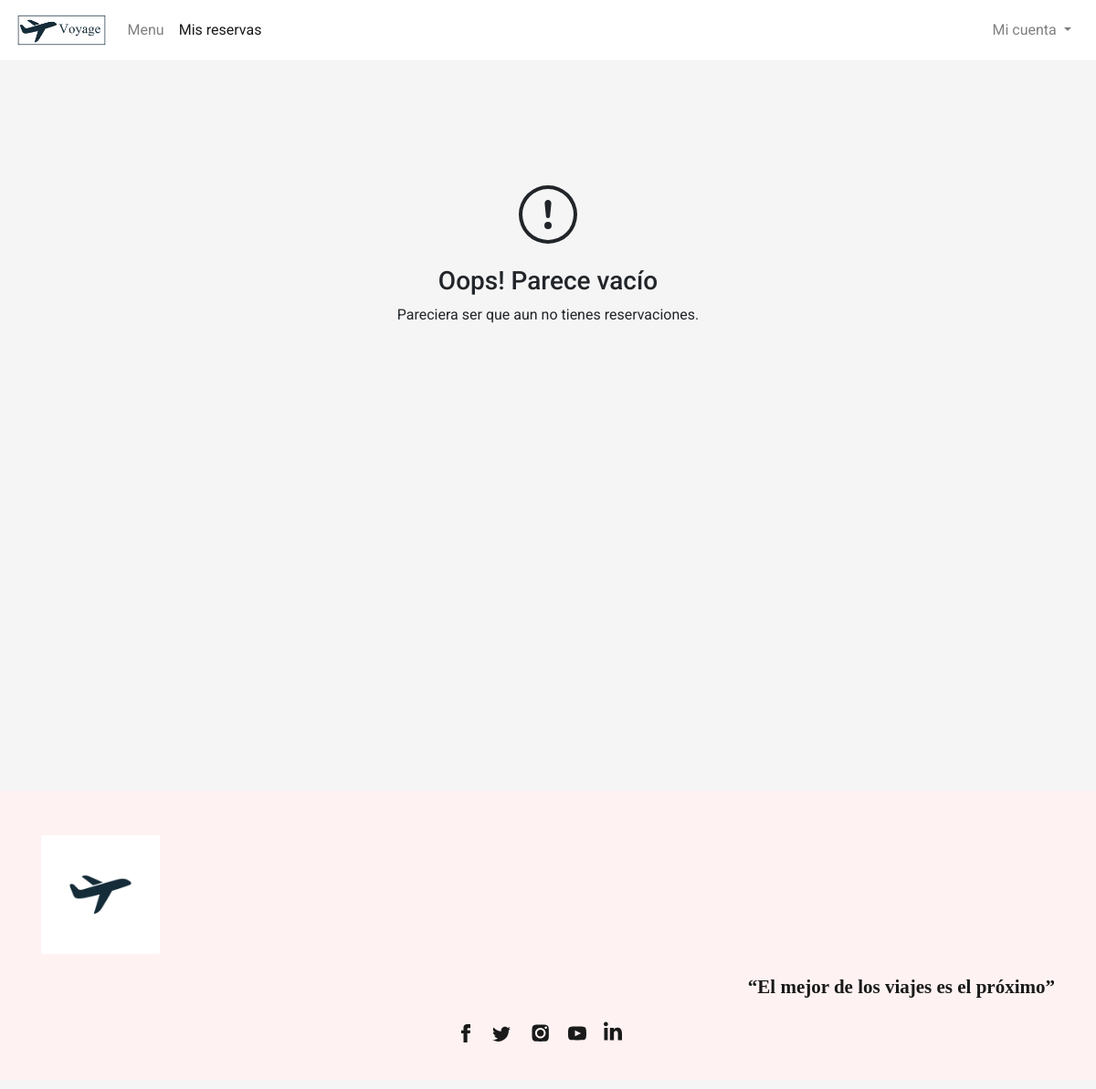
The page /flight/bookings (signed in) on the database as committed earlier.
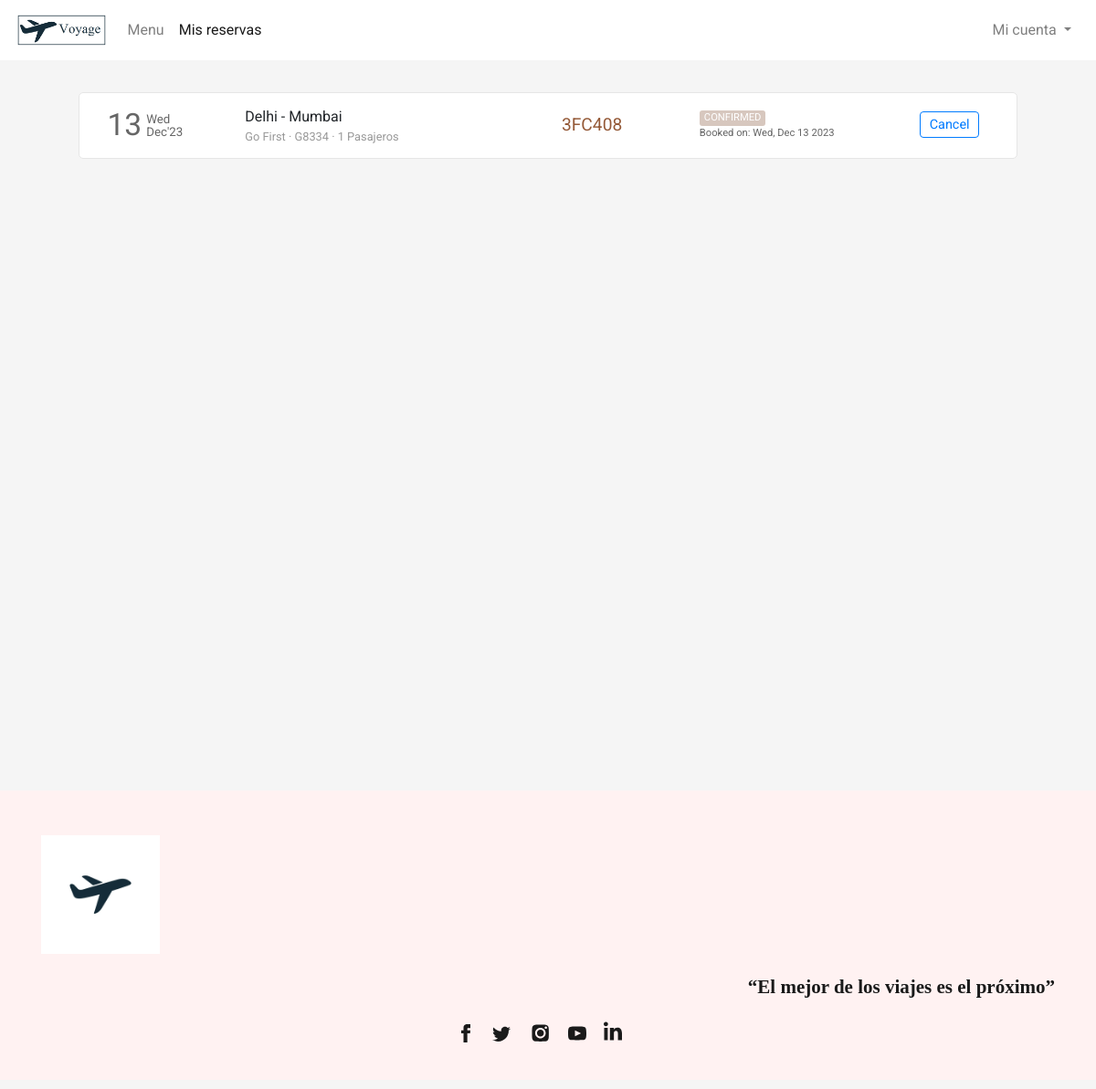
The same page on the database as committed later.
### flight/models.py (models this page shows, shortened)
class Ticket(models.Model):
    user = models.ForeignKey(User,on_delete=models.CASCADE,related_name="bookings", blank=True, null=True)
    ref_no = models.CharField(max_length=6, unique=True)
    passengers = models.ManyToManyField(Passenger, related_name="flight_tickets")
    flight = models.ForeignKey(Flight, on_delete=models.CASCADE, related_name="tickets", blank=True, null=True)
    flight_ddate = models.DateField(blank=True, null=True)
    flight_adate = models.DateField(blank=True, null=True)
    flight_fare = models.FloatField(blank=True,null=True)
    other_charges = models.FloatField(blank=True,null=True)
    coupon_used = models.CharField(max_length=15,blank=True)
    coupon_discount = models.FloatField(default=0.0)
    total_fare = models.FloatField(blank=True, null=True)
    seat_class = models.CharField(max_length=20, choices=SEAT_CLASS)
    booking_date = models.DateTimeField(default=datetime.now)
    mobile = models.CharField(max_length=20,blank=True)
    email = models.EmailField(max_length=45, blank=True)
    status = models.CharField(max_length=45, choices=TICKET_STATUS)

class Flight(models.Model):
    origin = models.ForeignKey(Place, on_delete=models.CASCADE, related_name="departures")
    destination = models.ForeignKey(Place, on_delete=models.CASCADE, related_name="arrivals")
    depart_time = models.TimeField(auto_now=False, auto_now_add=False)
    depart_day = models.ManyToManyField(Week, related_name="flights_of_the_day")
    duration = models.DurationField(null=True)
    arrival_time = models.TimeField(auto_now=False, auto_now_add=False)
    plane = models.CharField(max_length=24)
    airline = models.CharField(max_length=64)
    economy_fare = models.FloatField(null=True)
    business_fare = models.FloatField(null=True)
    first_fare = models.FloatField(null=True)

class Place(models.Model):
    city = models.CharField(max_length=64)
    airport = models.CharField(max_length=64)
    code = models.CharField(max_length=3)
    country = models.CharField(max_length=64)

### flight/views.py (the view)
# urls.py: path('flight/bookings', views.bookings, name="bookings"),
def bookings(request):
    if request.user.is_authenticated:
        tickets = Ticket.objects.filter(user=request.user).order_by('-booking_date')
        return render(request, 'flight/bookings.html', {
            'page': 'bookings',
            'tickets': tickets
        })
    else:
        return HttpResponseRedirect(reverse('login'))

### flight/templates/flight/bookings.html (shortened to what this page needs)
{% extends 'flight/layout.html' %}
{% load static %}
{% block head %}
    <link rel="stylesheet" href="{% static 'css/bookings_style.css' %}">
{% endblock head %}
{% block body %}
    <section class="section section1">
        <div class="container">
            {% if tickets %}
                {% for ticket in tickets %}
                    <div class="row each-booking-div" id="{{ticket.ref_no}}">
                        <div class="col-2" style="display: flex;">
                            <div style="display: flex; color: #666666; margin-top: auto;">
                                <div>
                                    <span style="font-size: 2.1em;">{{ticket.flight_ddate | date:"d"}}</span>
                                </div>
                                <div style="font-size: smaller; display: flex; margin: auto 0; padding-left: 5px; line-height: 1em;">
                                    <div style="margin: auto;">
                                        <div style="margin-bottom: 1px;">{{ticket.flight_ddate | date:"D"}}</div>
                                        <div style="margin-top: 1px;">{{ticket.flight_ddate | date:"M'y"}}</div>
                                    </div>
                                </div>
                            </div>
                        </div>
                        <div class="col-4 middle-div">
                            <div style="width:100%">
                                <div class="row places-div" style=" display: flex;">
                                    <div style="max-width: 45%;">{{ticket.flight.origin.city}}</div>
                                    <div>&nbsp;-&nbsp;</div>
                                    <div style="max-width: 45%;">{{ticket.flight.destination.city}}</div>
                                </div>
                                <div class="row places-div" style="font-size: .8em; color: #999999; ">
                                    <div style="max-width: 100%;">{{ticket.flight.airline}} &middot; {{ticket.flight.plane}} &middot; {{ticket.passengers.count}} Pasajeros</div>
                                </div>
                            </div>
                        </div>
                        <div class="col-2 middle-div">
                            <div style="font-size: 1.2em; color: #945937;">{{ticket.ref_no}}</div>
                        </div>
                        <div class="col-2 middle-div">
                            <div>
                                <div class="row status-div">
                                    {% if ticket.status == 'CONFIRMED' %}
                                        <div class="green">{{ticket.status}}</div>
                                    {% endif %}
                                </div>
                                <div class="row booking-date-div" style="font-size: .7em; color: #666;">
                                    {% if ticket.status == 'CONFIRMED' %}
                                        Booked on: {{ticket.booking_date | date:"D, M d Y"}}
                                    {% endif %}
                                </div>
                            </div>
                        </div>
                        <div class="col-2 last-div">
                            <div>
                                <div class="ticket-action-div">
                                    {% if ticket.status == 'CONFIRMED' %}
                                        <button class="btn btn-outline-primary btnp cbtn"  data-ref="{{ticket.ref_no}}" onclick="popup(this)" style="margin-left:50px">Cancel</button>
                                    {% endif %}
                                </div>
                            </div>
                        </div>
                    </div>
                {% endfor %}
            {% else %}
                <div style="height: 100%; width:100%; padding: 10%;">
                    <div style="text-align: center; margin: auto;">
                        <br><br>
                        <h3>Oops! Parece vacío</h3>
                        <p>
                            Pareciera ser que aun no tienes reservaciones.
                        </p>
                    </div>
                </div>
            {% endif %}
        </div>
    </section>
{% endblock %}

### flight/templates/flight/layout.html (shortened to what this page needs)
{% load static %}
<!DOCTYPE html>
<html lang="en">
<head>
  <link rel="stylesheet" href="https://stackpath.bootstrapcdn.com/bootstrap/4.4.1/css/bootstrap.min.css">
  <link rel="stylesheet" href="https://use.typekit.net/cav5lva.css">
  <link rel="stylesheet" href="{% static 'css/layout_style.css' %}">
  {% block head %}
  {% endblock %}
</head>
<body>
  <div class="container-fluid">
    <nav class="navbar navbar-expand-lg navbar-light">
      <a class="navbar-brand" href="{% url 'index' %}">
          <img src="{% static 'img/voyagelogo.PNG' %}" height="34" alt="">
      </a>
      <div class="collapse navbar-collapse" id="navbarSupportedContent">
        <ul class="navbar-nav mr-auto">
          <li class="nav-item {% if not page %}active{% endif %}">
            <a class="nav-link" href="{% url 'index' %}">Menu</a>
          </li>
          <li class="nav-item {% if page == 'bookings' %}active{% endif %}">
            <a class="nav-link" href="{% url 'bookings' %}">Mis reservas</a>
          </li>
        </ul>
        <ul class="navbar-nav">
          {% if not user.is_authenticated %}
            <li class="nav-item">
              <button class="btn btn-outline-primary" style="border-radius: 25rem;" onclick="window.location.href = '/login';">
                <svg width="1.1em" height="1.1em" viewBox="0 1.5 16 16" class="bi bi-person-fill" fill="currentColor" xmlns="http://www.w3.org/2000/svg">
                  <path fill-rule="evenodd" d="M3 14s-1 0-1-1 1-4 6-4 6 3 6 4-1 1-1 1H3zm5-6a3 3 0 1 0 0-6 3 3 0 0 0 0 6z"/>
                </svg>
                Login
              </button>
            </li>
          {% else %}
            <li class="nav-item dropdown my-account">
              <a class="nav-link dropdown-toggle" href="#" id="navbarDropdown" role="button" data-toggle="dropdown" aria-haspopup="true" aria-expanded="false">
                Mi cuenta
              </a>
            </li>
          {% endif %}
        </ul>
      </div>
    </nav>
    <main>
      {% block body %}{% endblock %}
    </main>
    <footer>
      <div class="container">
        <div>
          <div class="logo-container">
            <img src="{% static 'img/icon_logo.webp' %}">
          </div>
          <div class="footer-content">
            <div class="links-container">
              <div>
              </div>
            </div>
            <div class="quote-container">
              <div class="quote">“El mejor de los viajes es el próximo”</div>
            </div>
          </div>
          <div class="social-links">
            <div class="social-icons">
              <a href="#" class="social-icon">
              </a>
              <a href="#" class="social-icon">
              </a>
              <a href="#" class="social-icon">
              </a>
              <a href="#" class="social-icon">
              </a>
              <a href="#" class="social-icon">
              </a>
            </div>
          </div>
        </div>
      </div>
    </footer>
  </div>
</body>
</html>

### flight/static/css/layout_style.css (style rules this page uses)
body { margin: 0px; padding: 0px; font-family: "Rubik", sans-serif; font-weight: normal; font-style: normal; min-width: 250px; }
.container-fluid { padding-left: 0px; padding-right: 0px; }
.navbar { padding: .7rem 1.2rem; background-color: #fff; transition-duration: .2s; }
.section { background-size: cover; background-position: center; background-repeat: no-repeat; padding: 30px 50px; min-height: 100vh; }
footer { background-color: rgb(255,242,242); margin-top: 0px; padding-top: 1px; }
footer .container > div { font-family: Barlow, sans-serif; margin: 48px 0px 10px; flex-shrink: 0; max-width: 100%; overflow: hidden; }
.footer-content { padding-top: 20px; display: flex; -webkit-box-pack: justify; justify-content: space-between; }
.links-container { text-align: left; flex-direction: row; display: flex; }
.quote-container { text-align: right; }
.logo-container img { width: 130px; }
.links-container > div { flex: 1 0 0px; }
.quote-container .quote { font-family: utopia-std, serif; text-align: center; color: rgb(26, 26, 26); max-width: 500px; margin: auto; font-size: 21px; font-weight: 600; line-height: 1.6; }
.social-icons { list-style-type: none; display: flex; margin: 0px auto; padding: 20px 0px; width: 100%; max-width: 200px; justify-content: space-evenly; }
.social-icons a { height: 44px; width: 44px; }

### flight/static/css/bookings_style.css (style rules this page uses)
* { font-family: 'Roboto', sans-serif; }
body { background-color: #f5f5f5; word-wrap: break-word; }
.container { cursor: pointer; }
.each-booking-div { width: 96%; margin: 5px auto 8px auto; transition-duration: .4s; padding: 10px 15px; background-color: #fff; border: 1px solid #e6e6e6; border-radius: 5px; }
.btnp { padding: .15rem .6rem; font-size: .9em; margin-top: 3px; margin-bottom: 5px; }
.each-booking-div > div { display: flex; overflow: auto; }
.each-booking-div > div > div { margin-top: auto; margin-bottom: auto; width: 100%; }
.green, .red, .orange { border-radius: 3px; color: white; padding-left: 5px; padding-right: 5px; font-size: .7em; }
.green { background-color: #d7c7be; }
.ticket-action-div { display: flex; justify-content: space-evenly; }

Rows that differ between the two databases and show on the page:
added Ticket: flight_ddate "13", flight_ddate "Wed", flight_ddate "Dec'23", flight.origin.city "Delhi", flight.destination.city "Mumbai", flight.airline "Go First", flight.plane "G8334", passengers.count "1", ref_no "3FC408", status "CONFIRMED", booking_date "Wed, Dec 13 2023"
Other text that changed with them:
text no longer shown: "Oops! Parece vacío Pareciera ser que aun no tienes reservaciones."
